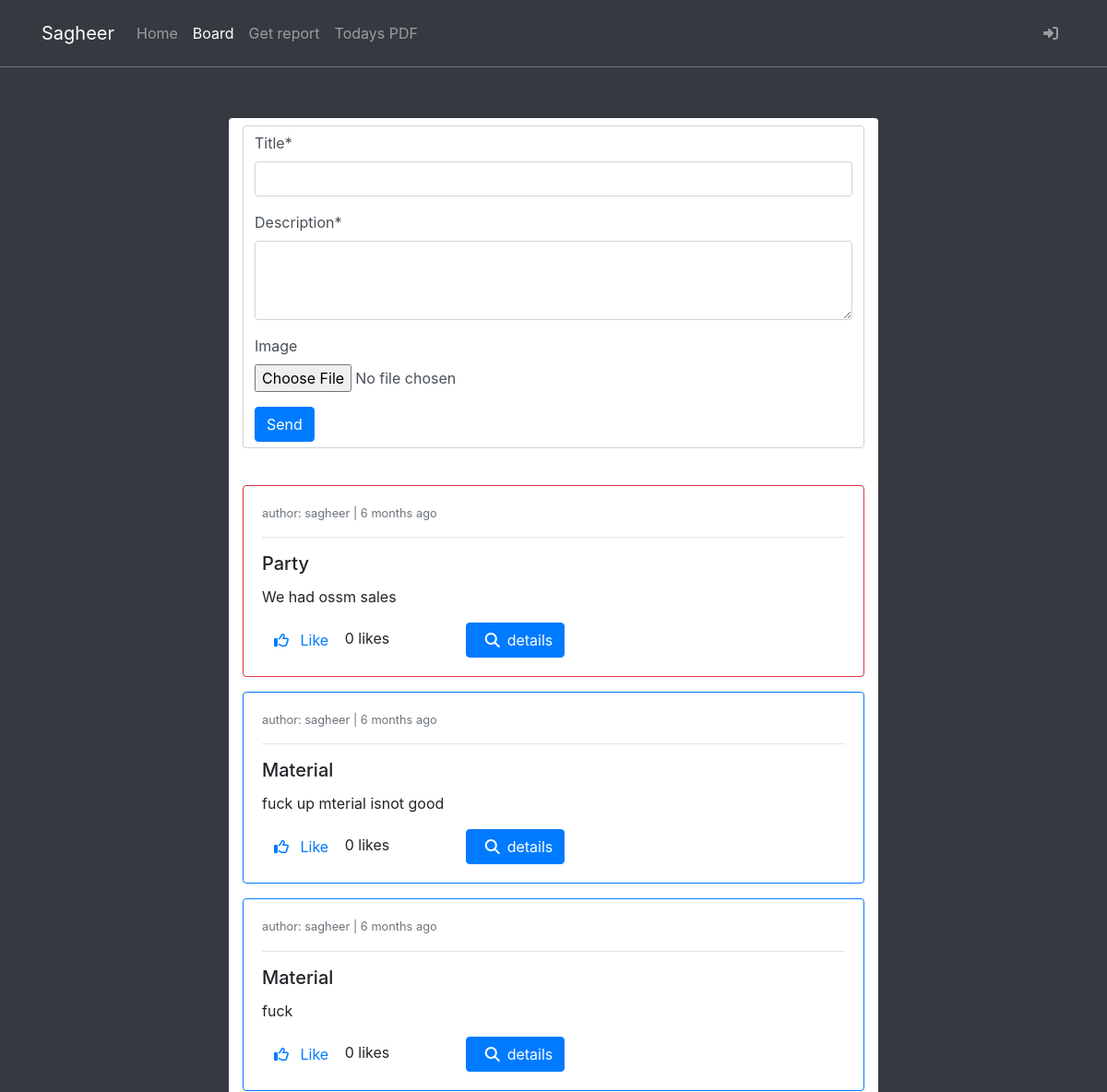
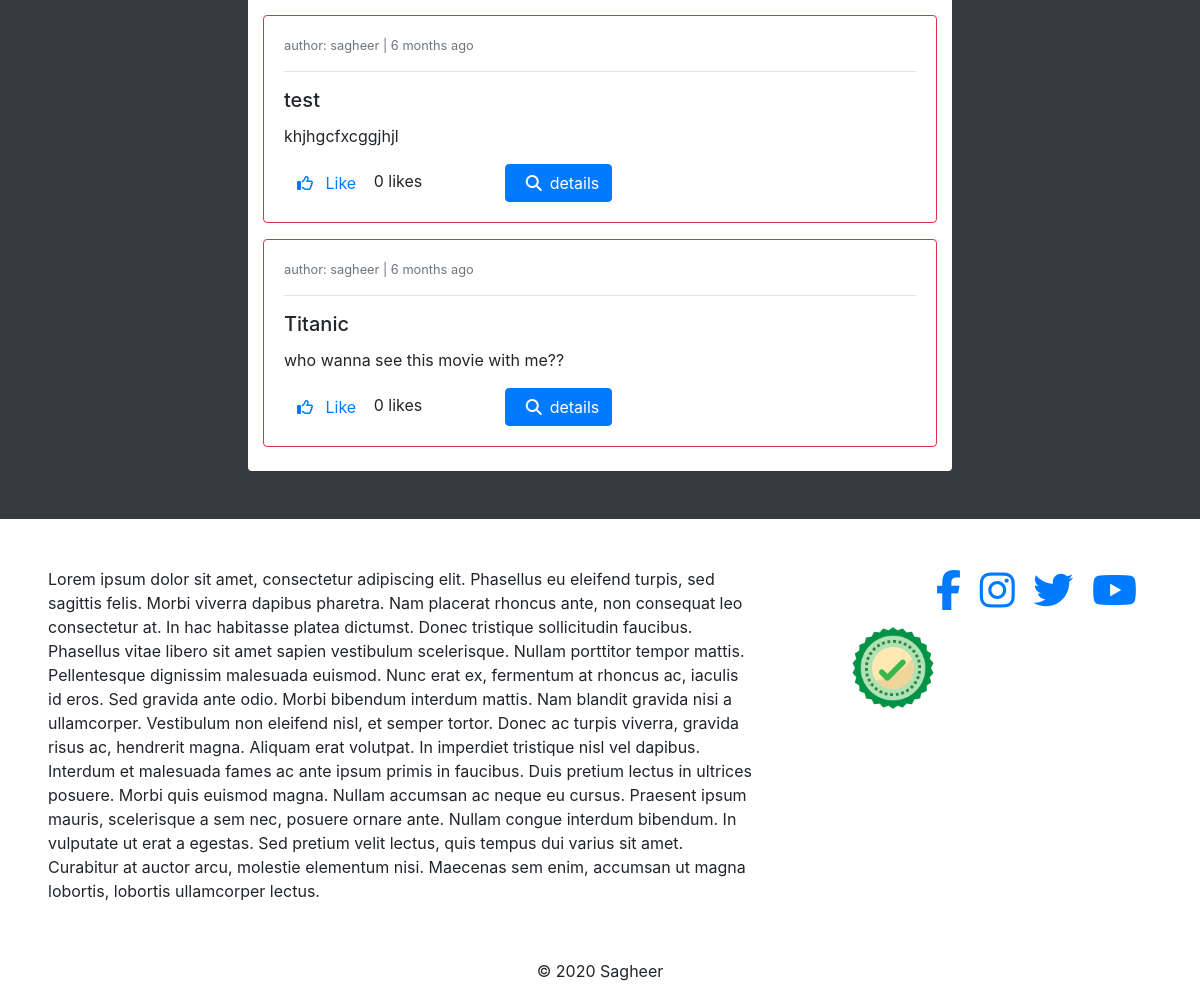
/posts/, run on the app's committed database (2 pictures, top to bottom).
### posts/models.py (models this page shows, shortened)
class Post(models.Model):
    author = models.ForeignKey(Profile, on_delete=models.CASCADE)
    liked = models.ManyToManyField(Profile, related_name="liked", blank=True)
    updated = models.DateTimeField(auto_now=True)
    created = models.DateTimeField(auto_now_add=True)

class GeneralPost(Post):
    title = models.CharField(max_length=200)
    description = models.TextField(max_length=360)
    image = models.ImageField(upload_to=get_upload_path, blank=True, validators=[
                              FileExtensionValidator(['png', 'jpg', 'jpeg'])])
    def get_absolute_url(self):
        return reverse("posts:gp-detail", kwargs={"pk": self.pk})

class Post(models.Model):
    author = models.ForeignKey(Profile, on_delete=models.CASCADE)
    liked = models.ManyToManyField(Profile, related_name="liked", blank=True)
    updated = models.DateTimeField(auto_now=True)
    created = models.DateTimeField(auto_now_add=True)

class ProblemPost(Post):
    report = models.ForeignKey(Report, on_delete=models.CASCADE)
    problem_reported = models.ForeignKey(
        ProblemReported, on_delete=models.CASCADE)
    objects = PostManager()
    def get_absolute_url(self):
        return reverse("posts:pp-detail", kwargs={"pk1": self.pk, 'pk': self.problem_reported.id})

### profiles/models.py (models this page shows)
class Profile(models.Model):
    user=models.OneToOneField(User,on_delete=models.CASCADE)
    bio=models.TextField()
    profile_picture=models.ImageField(upload_to=get_upload_path,default='uploads/profile/img/avatar.png',validators=[FileExtensionValidator(['png','jpg','jpeg'])])
    website=models.CharField(max_length=220)
    updated=models.DateTimeField(auto_now=True)
    created=models.DateTimeField(auto_now_add=True)
    def __str__(self):
        return "{}".format(self.user)

### reports/models.py (models this page shows, shortened)
class ProblemReported(models.Model):
    category=models.ForeignKey(Category,on_delete=models.CASCADE)
    description=models.TextField()
    problem_id=models.CharField(max_length=12,unique=True,blank=True,default=random_code)
    breakdown=models.PositiveIntegerField()
    public=models.BooleanField(default=False)
    user=models.ForeignKey(User,on_delete=models.CASCADE)
    report=models.ForeignKey(Report,on_delete=models.CASCADE)
    updated=models.DateTimeField(auto_now=True)
    created=models.DateTimeField(auto_now_add=True)
    objects=ProblemReportedManager()

### category/models.py (models this page shows)
class Category(models.Model):
    name=models.CharField(max_length=100)
    description=models.TextField(blank=True)
    updated=models.DateTimeField(auto_now=True)
    created=models.DateTimeField(auto_now_add=True)
    def __str__(self):
        return self.name
    class Meta:
        verbose_name="Category"
        verbose_name_plural="Categories"

### posts/views.py (the view)
# urls.py: path('', PostCreateView.as_view(), name="post-list"),
class PostCreateView(FormUserRequiredMixin, CreateView):
    form_class = PostForm
    template_name = 'posts/board.html'
    success_url = reverse_lazy('posts:post-list')
    def get_context_data(self, **kwargs):
        qs1 = ProblemPost.objects.public_only()
        qs2 = GeneralPost.objects.all()
        qs = sorted(chain(qs1, qs2), reverse=True, key=lambda obj: obj.created)
        context = super().get_context_data(**kwargs)
        context["object_list"] = qs
        return context

### posts/forms.py (shortened to what this page needs)
class PostForm(forms.ModelForm):
    description = forms.CharField(widget=forms.Textarea(attrs={'rows': 3}))
    class Meta:
        model = GeneralPost
        fields = ('title', 'description', 'image',)

### posts/models.py (called while the page is built)
    def public_only(self):
        return self.filter(problem_reported__public=True)

### profiles/context_processors.py (called while the page is built, shortened)
def profile_pic(request):
    return {}

def get_profile(request):
    return {}

### posts/templates/posts/board.html (shortened to what this page needs)
{% extends 'base.html' %}
{% load crispy_forms_tags %}
{% block content %}
<div class="col-8 mx-auto p-5">
<div class="container bg-white pt-2 pb-4 rounded">
    <form action="" method="POST" class="form-control" enctype="multipart/form-data" autocomplete="off">
        {{ form|crispy }}
        <button type="submit" class="btn btn-primary">Send</button>
    </form>
<br>
{% for obj in object_list %}
{% if obj.problem_reported %}
    <div class="card card-body mt-3 border border-primary">
    <small class="text-muted">author: {{ obj.problem_reported.user}} | {{obj.problem_reported.created|timesince}} ago </small>
    <hr>
    <h5 class="card-title">{{ obj.problem_reported.category}}</h5>
    <p class="card-text">{{ obj.problem_reported.description}}</p>
{% else %}
    <div class="card card-body mt-3 border border-danger">
    <small class="text-muted">author: {{ obj.author}} | {{obj.created|timesince}} ago </small>
    <hr>
    <h5 class="card-title">{{ obj.title}}</h5>
    <p class="card-text">{{ obj.description}}</p>
{% endif %}
<form action="{% url 'posts:post-like' %}" method="POST">
<div class="row">
<div class="col-4">
<button class="btn btn-link" type="submit" style="text-decoration:none">
{% if profile not in obj.liked.all %}
<i class="far fa-thumbs-up"></i>
<span class="ml-2">Like</span></button>
{% else %}
<i class="far fa-thumbs-down"></i>
<span class="ml-2">Unlike</span></button>
{% endif %}
<span>{{ obj.liked.all.count }} likes</span>
</div>
</form>
<div class="col-3">
<a href="{{ obj.get_absolute_url }}" class="btn btn-primary"><span class="ml-2"><i class="fas fa-search mr-2"></i>details</span></a>
</div>
</div>
</div>
{% endfor %}
{% endblock content %}

### data on the page
GeneralPost: author "sagheer", created "6 months", title "Party", description "We had ossm sales", shows "Like", liked.all.count "0"
ProblemPost: problem_reported.user "sagheer", problem_reported.created "6 months", problem_reported.category "Material", problem_reported.description "fuck up mterial isnot good", shows "Like", liked.all.count "0"
ProblemPost: problem_reported.user "sagheer", problem_reported.created "6 months", problem_reported.category "Material", problem_reported.description "fuck", shows "Like", liked.all.count "0"
GeneralPost: author "sagheer", created "6 months", title "test", description "khjhgcfxcggjhjl", shows "Like", liked.all.count "0"
GeneralPost: author "sagheer", created "6 months", title "Titanic", description "who wanna see this movie with me??", shows "Like", liked.all.count "0"
